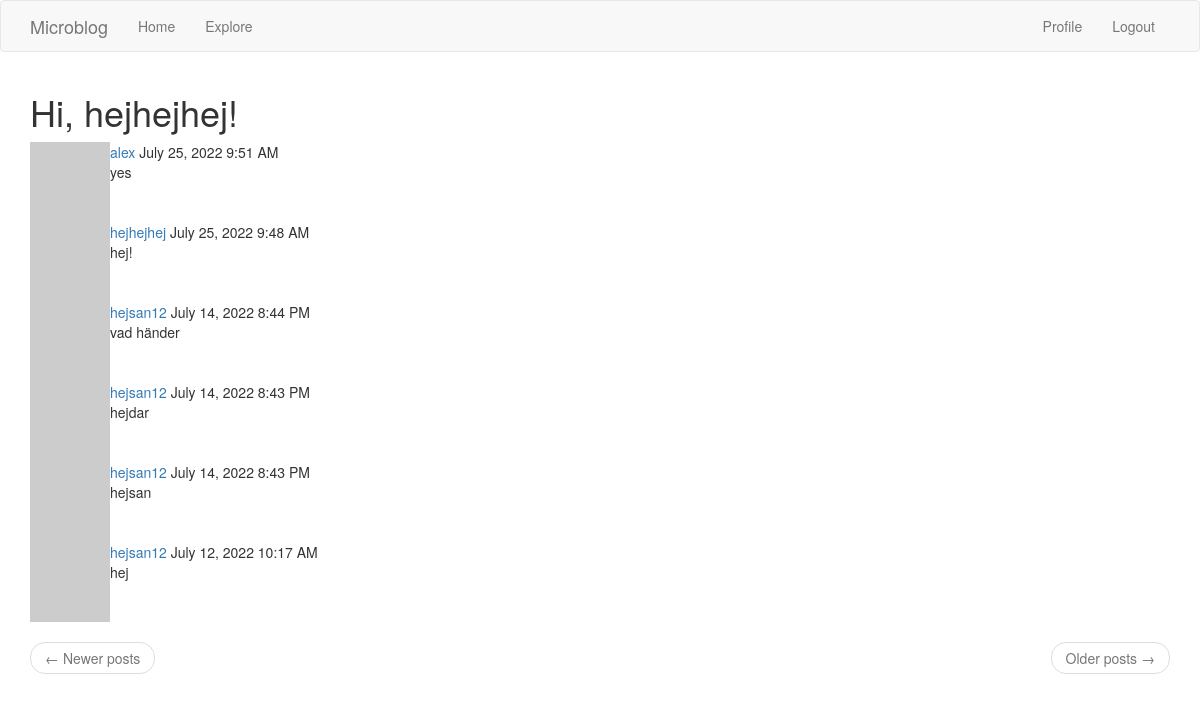
Screenshot of /explore (signed in) with the database file from the repository.
### app/models.py (models this page shows, shortened)
class User(UserMixin, db.Model): #Jobba mer med inheritance-classes
    id= db.Column(db.Integer, primary_key=True)
    username= db.Column(db.String(64), index=True, unique=True)
    email= db.Column(db.String(120), index=True, unique=True)
    password_hash= db.Column(db.String(128))
    post= db.relationship('Post', backref='author', lazy= 'dynamic')
    about_me= db.Column(db.String(180))
    last_seen=db.Column(db.DateTime, default=datetime.utcnow)
    def avatar(self, size):
        digest= md5(self.email.lower().encode('utf_8')).hexdigest()
        return 'https://www.gravatar.com/avatar/{}?d=identicon&s={}'.format(digest,size)
    followed = db.relationship(
        'User', secondary=followers,
        primaryjoin=(followers.c.follower_id == id),
        secondaryjoin=(followers.c.followed_id == id),
        backref=db.backref('followers', lazy='dynamic'), lazy='dynamic')

class Post(db.Model):
    id = db.Column(db.Integer, primary_key=True)
    body = db.Column(db.String(140))
    blogpost=db.Column(db.String(280))
    timestamp = db.Column(db.DateTime, index=True, default=datetime.utcnow)
    user_id = db.Column(db.Integer, db.ForeignKey('user.id'))

### app/routes.py (the view)
@app.route('/explore')
@login_required
def explore():
    page=request.args.get('page', 1, type=int)
    posts=Post.query.order_by(Post.timestamp.desc()).paginate(page, app.config['POSTS_PER_PAGE'], False) #global variable see app.config
    next_url= url_for('explore', page=posts.next_num)\
        if posts.has_next else None
    prev_url= url_for('explore', page=posts.prev_num)\
        if posts.has_prev else None
    return render_template('index.html', title='Explore', posts=posts.items, next_url=next_url, prev_url=prev_url)

### app/models.py (called while the page is built)
@login.user_loader
def load_user(id):
    return User.query.get(int(id))

### app/routes.py (called while the page is built)
@app.before_request
def before_request():
    if current_user.is_authenticated:
        current_user.last_seen= datetime.utcnow()
        db.session.commit()
    g.locale=str(get_locale)

### app/templates/index.html (shortened to what this page needs)
{% extends "base.html" %}
{% import 'bootstrap/wtf.html' as wtf %}
{% block app_content %}
    <h1>Hi, {{ current_user.username }}!</h1>
    {% for post in posts %}
        {% include '_post.html' %}
    {% endfor %}
    <nav aria-label="...">
        <ul class="pager">
            <li class="previous{% if not prev_url %} disabled{% endif %}">
                <a href="{{ prev_url or '#' }}">
                    <span aria-hidden="true">&larr;</span> Newer posts
                </a>
            </li>
            <li class="next{% if not next_url %} disabled{% endif %}">
                <a href="{{ next_url or '#' }}">
                    Older posts <span aria-hidden="true">&rarr;</span>
                </a>
            </li>
        </ul>
    </nav>
{% endblock %}

### app/templates/_post.html
<table>
    <tr valign="top">
        <td><img src="{{post.author.avatar(36)}}"></td>
        <td>
            <a href="{{url_for('user', username=post.author.username)}}">
                {{post.author.username}}
            </a>
            {{moment(post.timestamp).format('LLL')}}
             <br> {{post.body}}
        </td>
    </tr>
</table>
 <td>

### rows the page displays
User: username "hejhejhej"
Post: author.username "alex", timestamp "July 25, 2022 9:51 AM", body "yes"
Post: author.username "hejhejhej", timestamp "July 25, 2022 9:48 AM", body "hej!"
Post: author.username "hejsan12", timestamp "July 14, 2022 8:44 PM", body "vad händer"
Post: author.username "hejsan12", timestamp "July 14, 2022 8:43 PM", body "hejdar"
Post: author.username "hejsan12", timestamp "July 14, 2022 8:43 PM", body "hejsan"
Post: author.username "hejsan12", timestamp "July 12, 2022 10:17 AM", body "hej"
